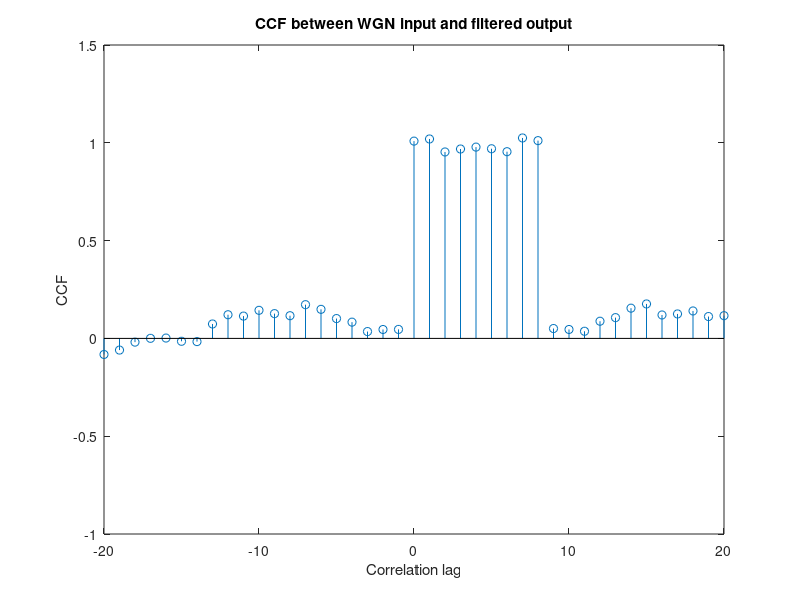

Source code (MATLAB):
%(1)_______________________________________________________________________
N=1000;                                %sample number
x = randn(N,1);                        %WGN
q = 8;                                 %MA Filter order

b=ones((q+1),1);                       %filter coefficients
a=[1];

y=filter(b,a,x);
[CCF_xy, lags] = xcorr(y,x,'unbiased');    %unbiased cross corelation estimate: Rxy(lags)
stem(lags,CCF_xy);
title('CCF between WGN input and filtered output')
xlabel('Correlation lag')
ylabel('CCF')
xlim([-20,20]);

